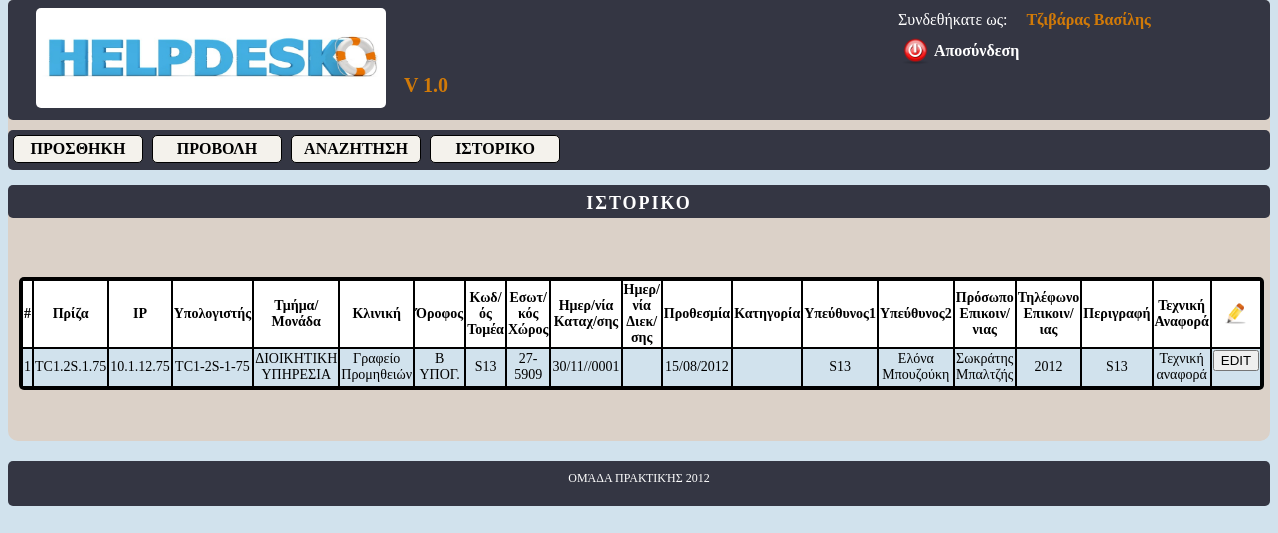
Before: /core/history/history.php (signed in) with the older database file.
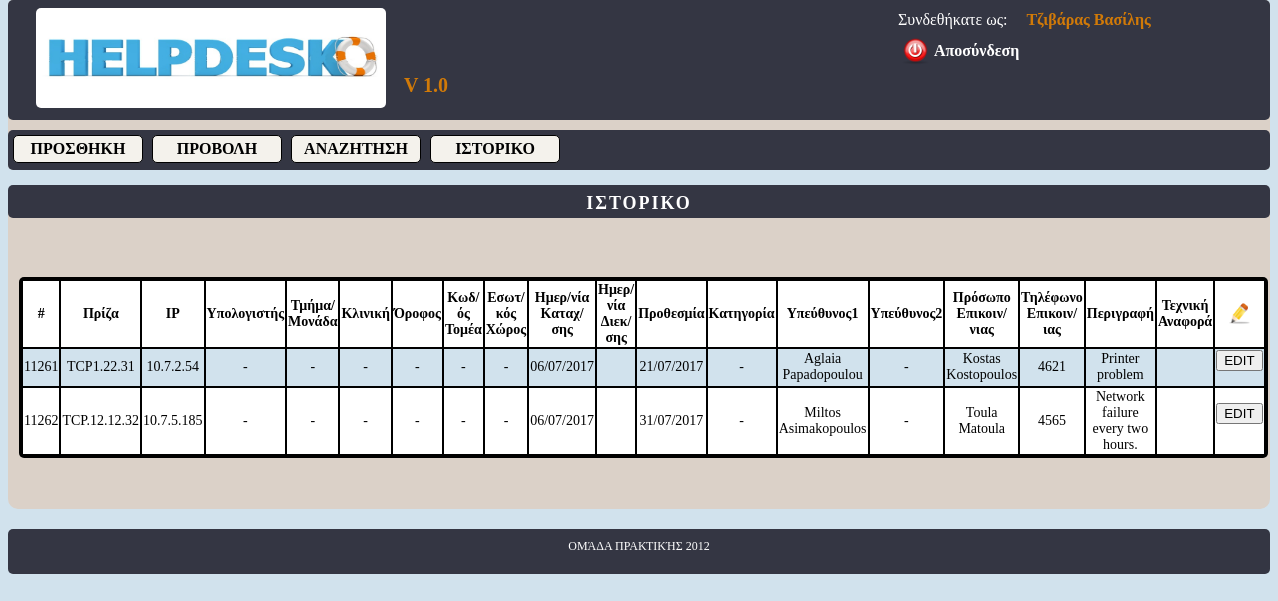
After: the same page with the newer database file.
### tables this page shows
CREATE TABLE `users` (
  `username` varchar(32) NOT NULL,
  `password` varchar(34) NOT NULL,
  `real_name` varchar(64) NOT NULL
);

CREATE TABLE `failures` (
  `status` int(1) NOT NULL DEFAULT '0',
  `id` int(10) NOT NULL,
  `outlet_code` varchar(32) NOT NULL DEFAULT '-',
  `ip_address` varchar(32) NOT NULL DEFAULT '-',
  `computer_name` varchar(32) NOT NULL DEFAULT '-',
  `tmhma_monada` varchar(32) NOT NULL DEFAULT '-',
  `klinikh` varchar(32) NOT NULL DEFAULT '-',
  `orofos` varchar(32) NOT NULL DEFAULT '-',
  `kwdikos_tomea` varchar(32) NOT NULL DEFAULT '-',
  `eswterikos_xwros` varchar(64) NOT NULL DEFAULT '-',
  `start_date` date NOT NULL,
  `end_date` date NOT NULL,
  `final_date` date NOT NULL,
  `category` varchar(32) NOT NULL DEFAULT '-',
  `ypeuthynos` varchar(64) NOT NULL DEFAULT '-',
  `ypeuthynos2` varchar(64) NOT NULL DEFAULT '-',
  `user_name` varchar(64) NOT NULL DEFAULT '-',
  `user_phone` int(16) NOT NULL,
  `notes` text NOT NULL,
  `solution` text NOT NULL
);

### core/history/data.php (the view, shortened to what this page needs)
<?php
	$sql_join = mysql_query(" SELECT * FROM failures WHERE `status`='1' ");
	$rows = mysql_num_rows($sql_join);
?>
<div id="view_table">
	<table>
		<tr>
			<th class="table_headers" >#</th>
			<th class="table_headers" >Πρίζα</th>
			<th class="table_headers" >IP</th>
			<th class="table_headers" >Υπολογιστής</th>
			<th class="table_headers" >Τμήμα/Μονάδα</th>
			<th class="table_headers" >Κλινική</th>
			<th class="table_headers" >Όροφος</th>
			<th class="table_headers" >Κωδ/ός<br>Τομέα</th>
			<th class="table_headers" >Εσωτ/κός<br>Χώρος</th>
			<th class="table_headers" >Ημερ/νία<br>Καταχ/σης</th>
			<th class="table_headers" >Ημερ/νία<br>Διεκ/σης</th>
			<th class="table_headers" >Προθεσμία</th>
			<th class="table_headers" >Κατηγορία</th>
			<th class="table_headers" >Υπεύθυνος1</th>
			<th class="table_headers" >Υπεύθυνος2</th>
			<th class="table_headers" >Πρόσωπο<br>Επικοιν/νιας</th>
			<th class="table_headers" >Τηλέφωνο<br>Επικοιν/ιας</th>
			<th class="table_headers" >Περιγραφή</th>
			<th class="table_headers" >Τεχνική<br>Αναφορά</th>
			<th class="table_headers" ><img height=25px width=25px src="../../images/edit.png" /></th>
		</tr>
	<?php
		for($i=0; $i<$rows; $i++) {
			if($i%2 == 0){
	?>
				<tr id="line1" >
					<?php for($j=1; $j<20; $j++){ ?>
							<td>
								<?php
								if ( $j == 1 ) {
									echo $prob_id = mysql_result($sql_join, $i, $j);
								}else if ( $j == 10) {
									$temp = mysql_result($sql_join, $i, $j);
									$date = date("d/m/Y", strtotime($temp));
									echo str_replace("-","/",$date);
								}else if( ($j == 11) && (mysql_result($sql_join, $i, $j) == "0000-00-00") ) {
									echo "";
								}else if( ($j == 12) && (mysql_result($sql_join, $i, $j) == "0000-00-00") ) {
									echo "";
								}else if( ($j == 11) && (mysql_result($sql_join, $i, $j) != "0000-00-00") ) {
									$temp = mysql_result($sql_join, $i, $j);
									$date = date("d/m/Y", strtotime($temp));
									echo str_replace("-","/",$date);
								}else if( ($j == 12) && (mysql_result($sql_join, $i, $j) != "0000-00-00") ) {
									$temp = mysql_result($sql_join, $i, $j);
									$date = date("d/m/Y", strtotime($temp));
									echo str_replace("-","/",$date);
								}else {
									echo mysql_result($sql_join, $i, $j);
								}
								?>
							</td>
					<?php } ?>
					<td>
						<form action="../edit/edit.php" method="post">
							<input type="submit" value="EDIT" name="edit"/>
						</form>
					</td>
				</tr>
		<?php
			}else{
		?>
				<tr id="line2" >
					<?php for($j=1; $j<20; $j++){ ?>
							<td>
								<?php
								if ( $j == 1 ) {
									echo $prob_id = mysql_result($sql_join, $i, $j);
								}else if ( $j == 10) {
									$temp = mysql_result($sql_join, $i, $j);
									$date = date("d/m/Y", strtotime($temp));
									echo str_replace("-","/",$date);
								}else if( ($j == 11) && (mysql_result($sql_join, $i, $j) == "0000-00-00") ) {
									echo "";
								}else if( ($j == 12) && (mysql_result($sql_join, $i, $j) == "0000-00-00") ) {
									echo "";
								}else if( ($j == 11) && (mysql_result($sql_join, $i, $j) != "0000-00-00") ) {
									$temp = mysql_result($sql_join, $i, $j);
									$date = date("d/m/Y", strtotime($temp));
									echo str_replace("-","/",$date);
								}else if( ($j == 12) && (mysql_result($sql_join, $i, $j) != "0000-00-00") ) {
									$temp = mysql_result($sql_join, $i, $j);
									$date = date("d/m/Y", strtotime($temp));
									echo str_replace("-","/",$date);
								}else {
									echo mysql_result($sql_join, $i, $j);
								}
								?>
							</td>
					<?php } ?>
					<td>
						<form action="../edit/edit.php" method="post">
							<input type="submit" value="EDIT" name="edit"/>
						</form>
					</td>
				</tr>
	<?php
			}
		}
	?>
	</table>
</div>

### core/history/history.php (shortened to what this page needs)
<html>
	<head>
		<link rel="stylesheet" type="text/css" href="../../css/history_style.css" />
		<?php
			function real_name() {
				$id = $_SESSION['user_id'];
				$r = mysql_query(" SELECT real_name FROM users WHERE `username`='$id' ");
				return mysql_result($r, 0, 0);
			}
		?>
	</head>
	<body>
		<div id="header">
			<div id="header_top">
				<div id="header_left">
					<table>
						<tr>
							<td><img style="border-radius: 5px;" width="350" height="100" src="../../images/helpdesk_logo/helpdesk_head_1.jpg" value="HELPDESK" /></td>
							<td id="version">V 1.0</td>
						</tr>
					</table>
				</div>
				<div id="header_right">
					<table>
						<tr>
							<td id="header_right_info">Συνδεθήκατε ως:</td>
							<td>
								<div id="header_right_name"> <?php echo real_name(); ?> </div>
							</td>
						</tr>
						<tr>
							<td style="width: 30px; ">
								<table>
									<tr>
										<td><a href="../functions/logout.php"><img height="29px" width="29px" src="../../images/logout.png" value="asd"/></a></tD>
										<td><a href="../functions/logout.php">Αποσύνδεση</a></td>
									</tr>
								</table>
							</td>
						</tr>
					</table>
				</div>
			</div>
			<div id="header_menu">
				<ul id="menu_list">
					<li class="menu_item" > <a class="menu_link" href="../add/add.php">ΠΡΟΣΘΗΚΗ</a> </li>
					<li class="menu_item" > <a class="menu_link" href="../view/view.php">ΠΡΟΒΟΛΗ</a> </li>
					<li class="menu_item" > <a class="menu_link" href="../search/search.php">ΑΝΑΖΗΤΗΣΗ</a> </li>
					<li class="menu_item" > <a class="menu_link" href="history.php">ΙΣΤΟΡΙΚΟ</a> </li>
				</ul>
			</div>
		</div>
		<div id="main">
			<h2 id="page_title"> ΙΣΤΟΡΙΚΟ </h2> <br>
			<div id="view">
					<?php
						include 'data.php';
					?>
			</div>
		</div>
		<div id="footer">
			<div align="center">Ομάδα Πρακτικής 2012</div>
		</div>
	</body>
</html>

### css/history_style.css (style rules this page uses)
body { background-color: #D1E2ED; margin-top: 0px; }
#header { height: 170px; width: 100%; border-radius: 5px; background: #DBD1C8; }
#main { background-color: #DBD1C8; border-radius:10px; margin-left: auto; margin-right: auto; margin-bottom: 20px; border-radius: 10px; }
#footer { height: 35px; width: 100%; background-color: #343643; border-radius: 5px; color: white; padding-top: 10px; text-transform: uppercase; font-size: 12px; text-align: center; }
#header_top { background-color: #343643; height: 120px; border-radius: 5px; color: white; }
#header_left { height: 105px; width: 500px; float: left; font-size: 30px; text-align: center; font-family: Georgia; padding-top: 5px; margin-top: 0px; margin-left: 25px; }
#header_right { height: 100px; width: 350px; float: right; font-size: 14px; font-family: 'Consolas'; padding-top: 0px; padding-left: 10px; margin-top: 8px; margin-right: 25px; color: white; font-size: 16px; }
#header_right_name { color: #D17A08; font-weight: bold; }
#header_right_info { color: white; font-size: 16px; }
#header_right a { color: white; text-decoration: none; font-weight: bold; }
#header_menu { height: 40px; width: 100%; float: left; margin-left: auto; margin-right: auto; margin-top: 10px; background-color: #343643; border-radius: 5px; }
a { color: #E6D3D3; }
#menu_list { list-style: none; margin: 0; padding: 0; }
.menu_item { display: inline-block; padding: 5px 0px 4px 5px; }
.menu_link { width: 120px; display: block; border-width: 1px; border-style: solid; border-radius: 5px; border-color: black; padding: 4px 4px 4px 4px; font-weight: bold; color: black; text-decoration: none; text-transform: uppercase; text-align: center; background-color: F4F2EC; }
#page_title { height: 25px; text-align: center; font-size: 18px; font-weight: bold; padding-top: 8px; text-transform: uppercase; background-color: #343643; color: white; word-spacing: 4px; letter-spacing: 2px; border-radius: 5px; }
#line1 { background: #D1E2ED; }
#line2 { background: white; }
#view { padding-top: 25px; padding-left: 10px; padding-right: 10px; padding-bottom: 50px; border-radius: 10px; font-family: 'Times New Roman'; font-size: 20px; }
#view_table { border-radius: 5px; padding: 1px; }
#view_table table { background: black; padding: 2px; border-radius: 5px; }
#view_table th { background: white; font-size: 14px; font-family: 'Consolas'; }
#view_table td { text-align: center; font-size: 14px; }
#version { font-family: 'Consolas'; font-weight: bold; font-size: 20px; color: #D17A08; padding-top: 55px; padding-left: 15px; }

Changed rows visible on the page:
removed failures: id "1", outlet_code "TC1.2S.1.75", ip_address "10.1.12.75", computer_name "TC1-2S-1-75", tmhma_monada "ΔΙΟΙΚΗΤΙΚΗ ΥΠΗΡΕΣΙΑ", klinikh "Γραφείο Προμηθειών", orofos "Β ΥΠΟΓ.", kwdikos_tomea "S13", eswterikos_xwros "27-5909", start_date "30/11//0001", final_date "15/08/2012", ypeuthynos "S13", ypeuthynos2 "Ελόνα Μπουζούκη", user_name "Σωκράτης Μπαλτζής", user_phone "2012", notes "S13", solution "Τεχνική αναφορά"
added failures: id "11261", outlet_code "TCP1.22.31", ip_address "10.7.2.54", computer_name "-", tmhma_monada "-", klinikh "-", orofos "-", kwdikos_tomea "-", eswterikos_xwros "-", start_date "06/07/2017", final_date "21/07/2017", category "-", ypeuthynos "Aglaia Papadopoulou", ypeuthynos2 "-", user_name "Kostas Kostopoulos", user_phone "4621", notes "Printer problem"
added failures: id "11262", outlet_code "TCP.12.12.32", ip_address "10.7.5.185", computer_name "-", tmhma_monada "-", klinikh "-", orofos "-", kwdikos_tomea "-", eswterikos_xwros "-", start_date "06/07/2017", final_date "31/07/2017", category "-", ypeuthynos "Miltos Asimakopoulos", ypeuthynos2 "-", user_name "Toula Matoula", user_phone "4565", notes "Network failure every two hours."
